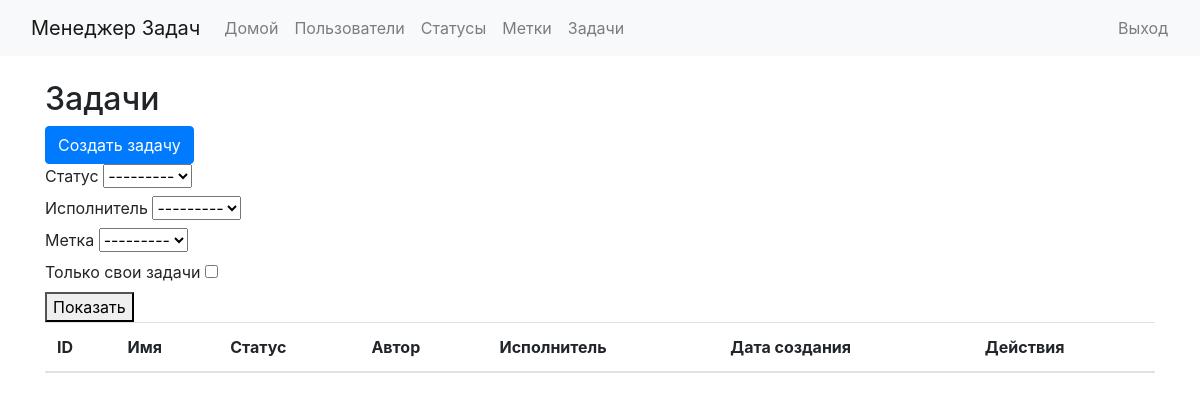
Before: /tasks/ (signed in) with the older database file.
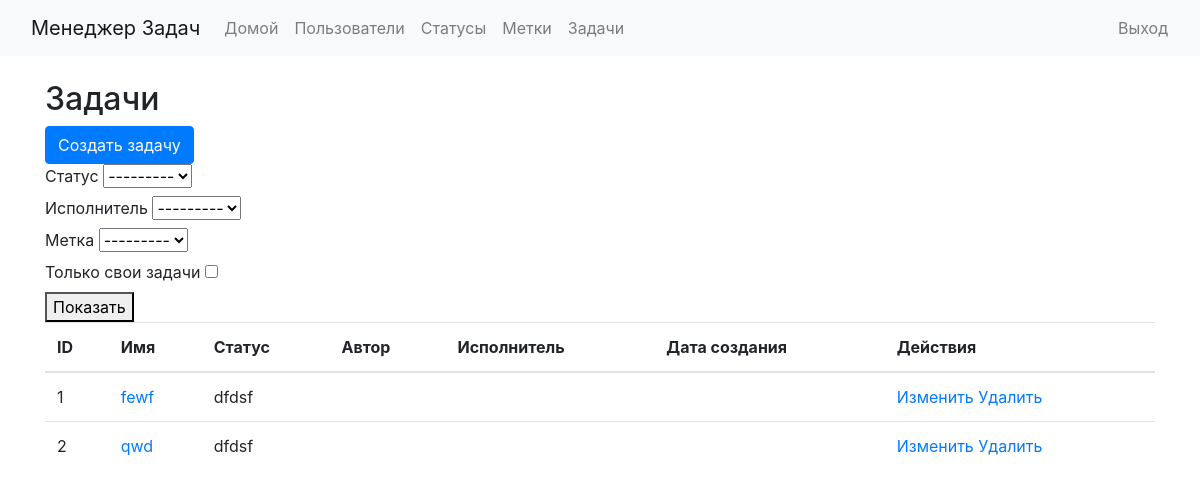
After: the same page with the newer database file.
### tasks/models.py (models this page shows, shortened)
class Task(models.Model):
    name = models.CharField(max_length=255)
    description = models.TextField()
    status = models.ForeignKey('statuses.Status', on_delete=models.PROTECT)
    assigned_to = models.ForeignKey(User, on_delete=models.PROTECT, null=True, blank=True)
    labels = models.ManyToManyField('labels.Label', related_name='tasks_with_labels', blank=True)
    author = models.ForeignKey(User, on_delete=models.CASCADE, related_name='tasks_created', null=True)

### statuses/models.py (models this page shows, shortened)
class Status(models.Model):
    name = models.CharField(max_length=100, unique=True)

### tasks/views.py (the view)
# urls.py: path('', TaskListView.as_view(), name='task-list'),
class TaskListView(LoginRequiredMixin, FilterView):
    model = Task
    template_name = 'tasks/task_list.html'
    context_object_name = 'tasks'
    filterset_class = TaskFilter
    def get_context_data(self, **kwargs):
        context = super().get_context_data(**kwargs)
        context['statuses'] = Status.objects.all()
        context['users'] = User.objects.all()
        context['labels'] = Label.objects.all()
        return context

### tasks/templates/tasks/task_list.html (shortened to what this page needs)
{% extends 'base.html' %}
{% block content %}
    <h2>Задачи</h2>
<a href="{% url 'task-create' %}" class="btn btn-primary">Создать задачу</a>
    <form method="get" action="{% url 'task-list' %}">
        <div>
            <label for="status">Статус</label>
            <select name="status" id="status">
                <option value="">---------</option>
            </select>
        </div>
        <div>
            <label for="author">Исполнитель</label>
            <select name="author" id="author">
                <option value="">---------</option>
            </select>
        </div>
        <div>
            <label for="label">Метка</label>
            <select name="labels" id="label">
                <option value="">---------</option>
            </select>
        </div>
        <div>
            <label for="own_tasks">Только свои задачи</label>
            <input type="checkbox" name="own_tasks" id="own_tasks" {% if request.GET.own_tasks %}checked{% endif %}>
        </div>
        <button type="submit">Показать</button>
    </form>
    <table class="table">
        <thead>
            <tr>
                <th>ID</th>
                <th>Имя</th>
                <th>Статус</th>
                <th>Автор</th>
                <th>Исполнитель</th>
                <th>Дата создания</th>
                <th>Действия</th>
            </tr>
        </thead>
        <tbody>
            {% for task in tasks %}
                <tr>
                    <td>{{ task.id }}</td>
                    <td><a href="{% url 'task-detail' task.pk %}">{{ task.name }}</a></td>
                    <td>{{ task.status.name }}</td>
                    <td>{{ task.author.get_full_name }}</td>
                    <td>{{ task.assigned_to.get_full_name }}</td>
                    <td>{{ task.created_at|date:"d.m.Y H:i" }}</td>
                    <td>
                        <a href="{% url 'task-update' task.pk %}">Изменить</a>
                        <a href="{% url 'task-delete' task.pk %}">Удалить</a>
                    </td>
                </tr>
            {% endfor %}
        </tbody>
    </table>
{% endblock %}

Changed rows visible on the page:
added Task: id "1", name "fewf", status.name "dfdsf"
added Task: id "2", name "qwd", status.name "dfdsf"
